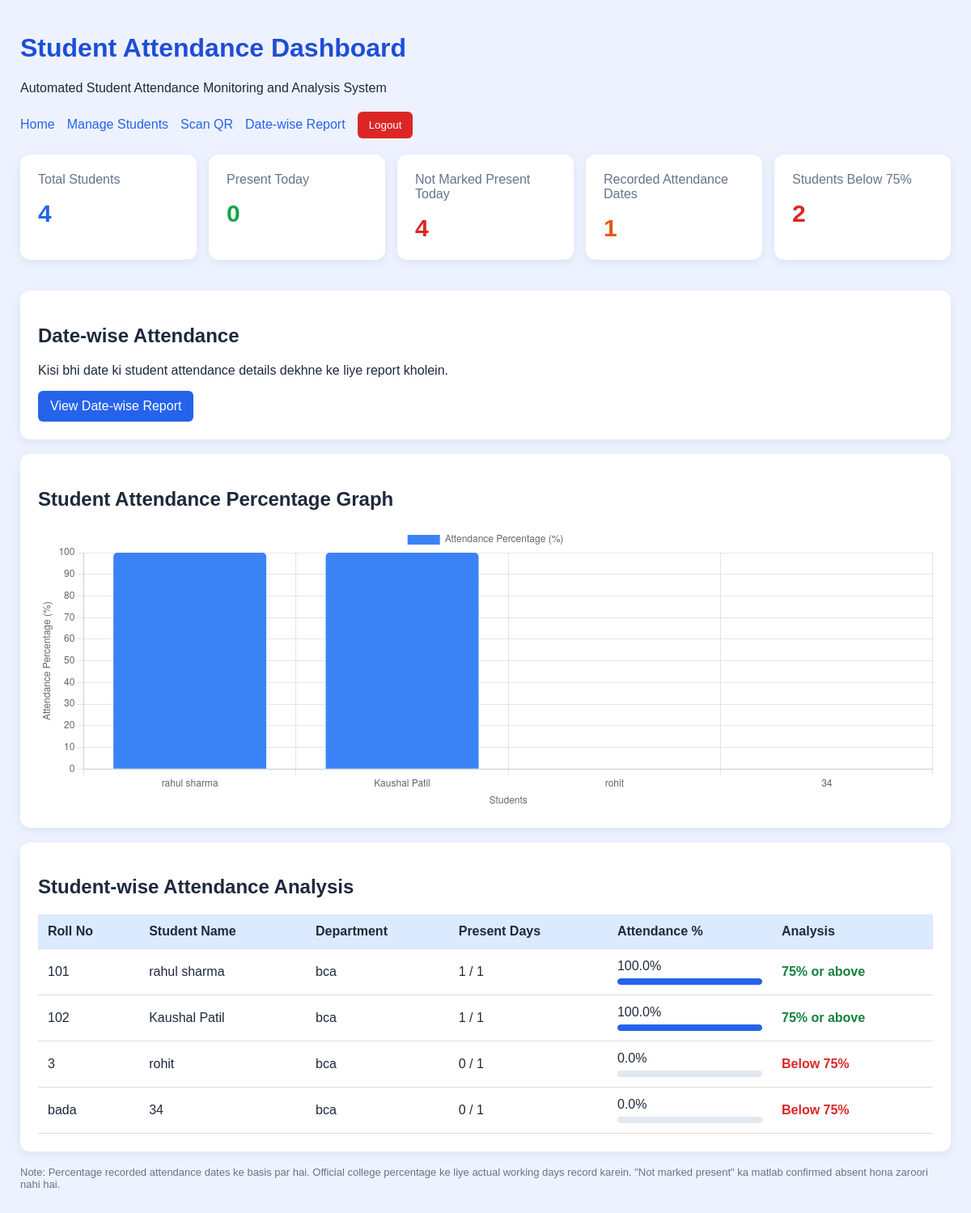
Screenshot of /report (signed in) with the database file from the repository.
### tables this page shows
CREATE TABLE students (
                id INTEGER PRIMARY KEY AUTOINCREMENT,
                roll_no TEXT NOT NULL UNIQUE,
                name TEXT NOT NULL,
                department TEXT NOT NULL
            , qr_token TEXT);

### app.py (the view)
@app.route("/report")
@login_required
def report():
    today = datetime.now().strftime("%Y-%m-%d")
    with get_db() as conn:
        total_students = conn.execute(
            "SELECT COUNT(*) AS total FROM students"
        ).fetchone()["total"]
        total_days = conn.execute("""
            SELECT COUNT(DISTINCT attendance_date) AS total
            FROM attendance
        """).fetchone()["total"]
        present_today = conn.execute("""
            SELECT COUNT(DISTINCT student_id) AS total
            FROM attendance
            WHERE attendance_date = ? AND status = 'Present'
        """, (today,)).fetchone()["total"]
        rows = conn.execute("""
            SELECT
                s.id, s.roll_no, s.name, s.department,
                COUNT(
                    CASE WHEN a.status = 'Present' THEN 1 END
                ) AS present_days
            FROM students s
            LEFT JOIN attendance a ON s.id = a.student_id
            GROUP BY s.id, s.roll_no, s.name, s.department
            ORDER BY s.roll_no
        """).fetchall()
    records = []
    for row in rows:
        present_days = row["present_days"]
        percentage = (
            round(present_days / total_days * 100, 2)
            if total_days else 0
        )
        records.append({
            "roll_no": row["roll_no"],
            "name": row["name"],
            "department": row["department"],
            "present_days": present_days,
            "attendance_percentage": percentage
        })
    absent_today = max(total_students - present_today, 0)
    low_attendance = sum(
        1 for record in records
        if total_days > 0
        and record["attendance_percentage"] < 75
    )
    return render_template(
        "report.html",
        records=records,
        total_students=total_students,
        total_days=total_days,
        present_today=present_today,
        absent_today=absent_today,
        low_attendance=low_attendance
    )

### app.py (called while the page is built)
def get_db():
    conn = sqlite3.connect(str(DATABASE))
    conn.row_factory = sqlite3.Row
    conn.execute("PRAGMA foreign_keys = ON")
    return conn

def login_required(view):
    @wraps(view)
    def wrapped(*args, **kwargs):
        if "admin_id" not in session:
            return redirect(url_for("login"))
        return view(*args, **kwargs)
    return wrapped

### templates/report.html (shortened to what this page needs)
<!DOCTYPE html>
<html lang="en">
<head>
</head>
<body>
<div class="container">
    <h1>Student Attendance Dashboard</h1>
    <p>Automated Student Attendance Monitoring and Analysis System</p>
    <div class="nav">
        <a href="/">Home</a>
        <a href="/students">Manage Students</a>
        <a href="/scan">Scan QR</a>
        <a href="/date-report">Date-wise Report</a>
        <form method="POST" action="/logout" style="margin:0;">
            <button type="submit" class="logout-button">
                Logout
            </button>
        </form>
    </div>
    <div class="cards">
        <div class="card">
            <p class="label">Total Students</p>
            <div class="number blue">{{ total_students }}</div>
        </div>
        <div class="card">
            <p class="label">Present Today</p>
            <div class="number green">{{ present_today }}</div>
        </div>
        <div class="card">
            <p class="label">Not Marked Present Today</p>
            <div class="number red">{{ absent_today }}</div>
        </div>
        <div class="card">
            <p class="label">Recorded Attendance Dates</p>
            <div class="number orange">{{ total_days }}</div>
        </div>
        <div class="card">
            <p class="label">Students Below 75%</p>
            <div class="number red">{{ low_attendance }}</div>
        </div>
    </div>
    <div class="panel">
        <h2>Date-wise Attendance</h2>
        <p>Kisi bhi date ki student attendance details dekhne ke liye report kholein.</p>
        <a href="/date-report" class="date-link">
            View Date-wise Report
        </a>
    </div>
    <div class="panel">
        <h2>Student Attendance Percentage Graph</h2>
        {% if records and total_days > 0 %}
        <div class="chart-box">
            <canvas id="attendanceChart"></canvas>
        </div>
        {% else %}
        <p>
            Graph dekhne ke liye pehle students register karein
            aur QR scan karke attendance mark karein.
        </p>
        {% endif %}
    </div>
    <div class="panel">
        <h2>Student-wise Attendance Analysis</h2>
        <div class="table-wrap">
            <table>
                <thead>
                    <tr>
                        <th>Roll No</th>
                        <th>Student Name</th>
                        <th>Department</th>
                        <th>Present Days</th>
                        <th>Attendance %</th>
                        <th>Analysis</th>
                    </tr>
                </thead>
                <tbody>
                {% for student in records %}
                    <tr>
                        <td>{{ student.roll_no }}</td>
                        <td>{{ student.name }}</td>
                        <td>{{ student.department }}</td>
                        <td>
                            {{ student.present_days }} / {{ total_days }}
                        </td>
                        <td>
                            {{ student.attendance_percentage }}%
                            <div class="progress">
                                <div
                                    class="progress-fill"
                                    style="
                                        width: {{ student.attendance_percentage }}%;
                                        background:
                                        {% if student.attendance_percentage < 75 %}
                                            #ef4444
                                        {% else %}
                                            #2563eb
                                        {% endif %};
                                    ">
                                </div>
                            </div>
                        </td>
                        <td>
                            {% if total_days == 0 %}
                                No data
                            {% elif student.attendance_percentage < 75 %}
                                <span class="warning">
                                    Below 75%
                                </span>
                            {% else %}
                                <span class="good">
                                    75% or above
                                </span>
                            {% endif %}
                        </td>
                    </tr>
                {% else %}
                    <tr>
                        <td colspan="6">
                            No students registered yet.
                        </td>
                    </tr>
                {% endfor %}
                </tbody>
            </table>
        </div>
    </div>
    <p style="font-size:13px;color:#64748b;">
        Note: Percentage recorded attendance dates ke basis par hai.
        Official college percentage ke liye actual working days record karein.
        "Not marked present" ka matlab confirmed absent hona zaroori nahi hai.
    </p>
</div>
{% if records and total_days > 0 %}
<script>
    const studentNames = {{ records | map(attribute='name') | list | tojson }};
    const attendancePercentages = {{ records | map(attribute='attendance_percentage') | list | tojson }};
    const canvas = document.getElementById("attendanceChart");
    new Chart(canvas, {
        type: "bar",
        data: {
            labels: studentNames,
            datasets: [{
                label: "Attendance Percentage (%)",
                data: attendancePercentages,
                backgroundColor: attendancePercentages.map(
                    percentage =>
                        percentage < 75 ? "#ef4444" : "#3b82f6"
                ),
                borderRadius: 5
            }]
        },
        options: {
            responsive: true,
            maintainAspectRatio: false,
            scales: {
                y: {
                    beginAtZero: true,
                    max: 100,
                    title: {
                        display: true,
                        text: "Attendance Percentage (%)"
                    }
                },
                x: {
                    title: {
                        display: true,
                        text: "Students"
                    }
                }
            },
            plugins: {
                legend: {
                    display: true
                }
            }
        }
    });
</script>
{% endif %}
</body>
</html>

### templates/report.html (style rules this page uses)
* { box-sizing: border-box; }
body { font-family: Arial, sans-serif; background: #eef2ff; padding: 20px; margin: 0; color: #1e293b; }
.container { max-width: 1150px; margin: auto; }
h1 { color: #1d4ed8; }
.nav { display: flex; align-items: center; flex-wrap: wrap; gap: 15px; margin: 20px 0; }
.nav a { color: #2563eb; text-decoration: none; }
.logout-button { background: #dc2626; color: white; padding: 9px 14px; border: none; border-radius: 6px; cursor: pointer; }
.cards { display: grid; grid-template-columns: repeat( auto-fit, minmax(175px, 1fr) ); gap: 15px; margin: 20px 0; }
.card, .panel { background: white; padding: 22px; border-radius: 12px; box-shadow: 0 3px 12px #dbe2ef; margin-bottom: 18px; }
.label { color: #64748b; margin-top: 0; }
.number { font-size: 30px; font-weight: bold; }
.blue { color: #2563eb; }
.green { color: #16a34a; }
.red { color: #dc2626; }
.orange { color: #ea580c; }
.table-wrap { overflow-x: auto; }
table { width: 100%; border-collapse: collapse; min-width: 650px; }
th, td { text-align: left; padding: 12px; border-bottom: 1px solid #ddd; }
th { background: #dbeafe; }
.chart-box { position: relative; height: 350px; }
.progress { height: 8px; width: 100%; min-width: 75px; background: #e2e8f0; border-radius: 8px; overflow: hidden; margin-top: 6px; }
.progress-fill { height: 100%; border-radius: 8px; }
.good { color: #15803d; font-weight: bold; }
.warning { color: #dc2626; font-weight: bold; }
.date-link { display: inline-block; background: #2563eb; color: white; text-decoration: none; padding: 10px 15px; border-radius: 6px; }

### rows the page displays
students: roll_no "101", name "rahul sharma", department "bca", present_days "1", id "1", attendance_percentage "100.0", shows "75% or above"
students: roll_no "102", name "Kaushal Patil", department "bca", present_days "1", total_days "1", attendance_percentage "100.0", shows "75% or above"
students: roll_no "3", name "rohit", department "bca", present_days "0", total_days "1", attendance_percentage "0.0", shows "Below 75%"
students: roll_no "bada", name "34", department "bca", present_days "0", total_days "1", attendance_percentage "0.0", shows "Below 75%"

### other values shown
{{ total_students }} "4"
{{ present_today }} "0"
{{ absent_today }} "4"
{{ total_days }} "1"
{{ low_attendance }} "2"
chart data {{ records | map(attribute='name') | list | tojson }} ["rahul sharma", "Kaushal Patil", "rohit", "34"]
